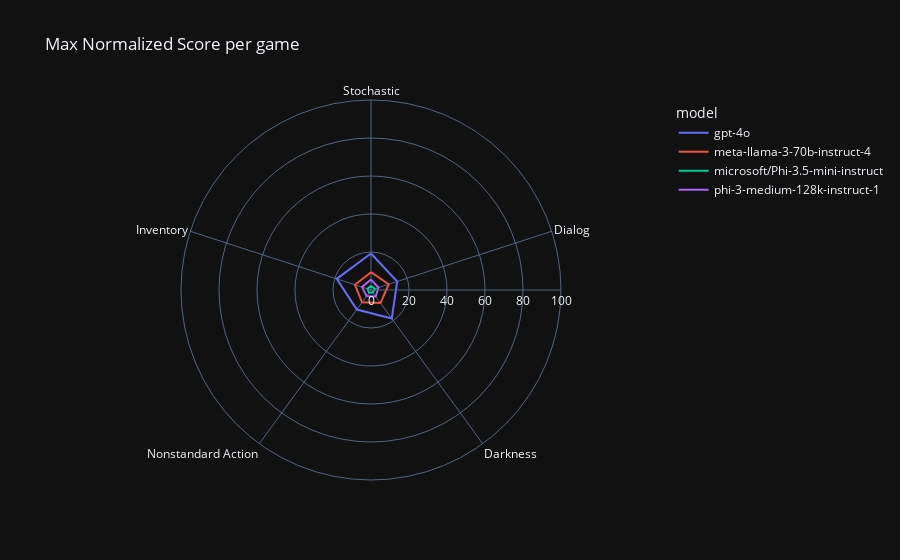

Notebook source saved alongside this figure:
### Code cell
# Using plotly build radar chart for each binary feature: "Stochastic", "Dialog", "Darkness", "Nonstandard Action", "Inventory"
import plotly.express as px
import plotly.graph_objects as go


fig = px.line_polar(radar_df,
                    r="score",
                    theta="feature",
                    line_group="model",
                    color="model",
                    line_close=True, template="plotly_dark", title="Max Normalized Score per game")
fig.update_layout(polar=dict(radialaxis=dict(range=[0, 100])))
fig.show()

### Figure 1 — Plotly figure (JSON) as saved in the notebook; plotly's stock layout.template omitted (floating-point values rounded to 4 significant figures)
{"data": [{"hovertemplate": "model=gpt-4o<br>score=%{r}<br>feature=%{theta}<extra></extra>", "legendgroup": "gpt-4o", "line": {"color": "#636efa", "dash": "solid"}, "marker": {"symbol": "circle"}, "mode": "lines", "name": "gpt-4o", "r": [19.2, 14.52, 18.59, 12.71, 18.98, 19.2], "showlegend": true, "subplot": "polar", "theta": ["Stochastic", "Dialog", "Darkness", "Nonstandard Action", "Inventory", "Stochastic"], "type": "scatterpolar"}, {"hovertemplate": "model=meta-llama-3-70b-instruct-4<br>score=%{r}<br>feature=%{theta}<extra></extra>", "legendgroup": "meta-llama-3-70b-instruct-4", "line": {"color": "#EF553B", "dash": "solid"}, "marker": {"symbol": "circle"}, "mode": "lines", "name": "meta-llama-3-70b-instruct-4", "r": [9.371, 9.799, 8.512, 8.024, 8.884, 9.371], "showlegend": true, "subplot": "polar", "theta": ["Stochastic", "Dialog", "Darkness", "Nonstandard Action", "Inventory", "Stochastic"], "type": "scatterpolar"}, {"hovertemplate": "model=microsoft/Phi-3.5-mini-instruct<br>score=%{r}<br>feature=%{theta}<extra></extra>", "legendgroup": "microsoft/Phi-3.5-mini-instruct", "line": {"color": "#00cc96", "dash": "solid"}, "marker": {"symbol": "circle"}, "mode": "lines", "name": "microsoft/Phi-3.5-mini-instruct", "r": [2.176, 2.208, 1.632, 1.788, 1.936, 2.176], "showlegend": true, "subplot": "polar", "theta": ["Stochastic", "Dialog", "Darkness", "Nonstandard Action", "Inventory", "Stochastic"], "type": "scatterpolar"}, {"hovertemplate": "model=phi-3-medium-128k-instruct-1<br>score=%{r}<br>feature=%{theta}<extra></extra>", "legendgroup": "phi-3-medium-128k-instruct-1", "line": {"color": "#ab63fa", "dash": "solid"}, "marker": {"symbol": "circle"}, "mode": "lines", "name": "phi-3-medium-128k-instruct-1", "r": [5.485, 4.095, 4.224, 3.974, 4.956, 5.485], "showlegend": true, "subplot": "polar", "theta": ["Stochastic", "Dialog", "Darkness", "Nonstandard Action", "Inventory", "Stochastic"], "type": "scatterpolar"}], "layout": {"legend": {"title": {"text": "model"}, "tracegroupgap": 0}, "polar": {"angularaxis": {"direction": "clockwise", "rotation": 90}, "domain": {"x": [0, 1], "y": [0, 1]}, "radialaxis": {"range": [0, 100]}}, "title": {"text": "Max Normalized Score per game"}}}
